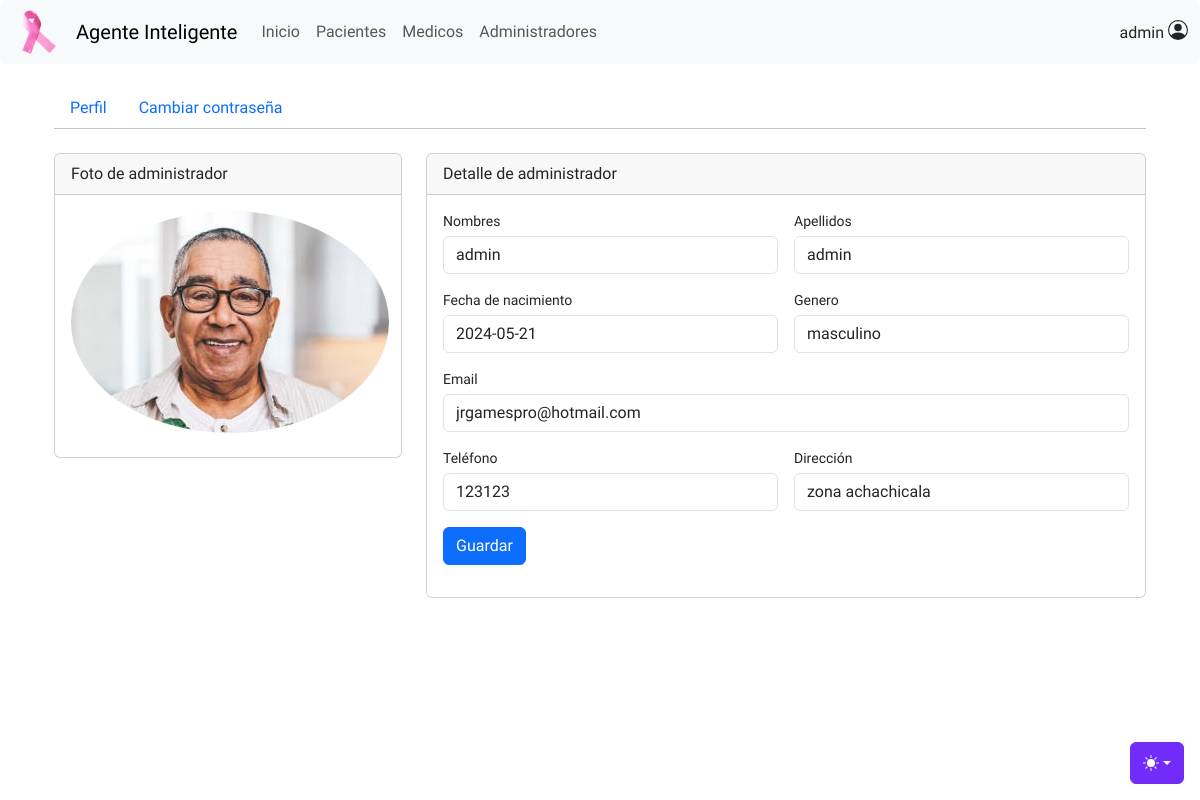
/admin/1/perfil (signed in), run on the app's committed database.
### app/models.py (models this page shows, shortened)
class Persona(db.Model):
    id = db.Column(db.Integer, primary_key=True)
    ci = db.Column(db.Integer, default=0, nullable=False)
    nombres = db.Column(db.String(255), nullable=False)
    apellidos = db.Column(db.String(255), nullable=False)
    fecha_nacimiento = db.Column(db.String(255), nullable=False)
    genero = db.Column(db.String(255), nullable=False)
    email = db.Column(db.String(255), nullable=False)
    direccion = db.Column(db.String(255), nullable=False)
    telefono = db.Column(db.String(255), nullable=False)
    status = db.Column(db.Integer, default=0, nullable=False)

### app/routes/admin.py (the view)
@bp.route('/admin/<int:id>/perfil',methods=['POST','GET'])
def adminPerfil(id):
    if not session.get('admin_id'):
        return redirect('/admin/')
    administrador=Persona.query.get(id)
    return render_template('admin/perfil.html',title="",id=id,administrador=administrador)

### app/templates/admin/perfil.html (shortened to what this page needs)
{% extends "layout.html"%}
{% block content %}
<div class="container-xl px-4 mt-4">
    {% include 'admin/nav.html' %}
    <hr class="mt-0 mb-4">
    <div class="row">
        <div class="col-xl-4">
            <div class="card mb-4 mb-xl-0">
                <div class="card-header">Foto de administrador</div>
                <div class="card-body text-center">
                    <img class="img-account-profile rounded-circle mb-2" src="/static/imagenes/{{ id }}/{{ id }}.jpg" alt="">
                </div>
            </div>
        </div>
        <div class="col-xl-8">
            <div class="card mb-4">
                <div class="card-header">Detalle de administrador</div>
                <div class="card-body">
                    <form>
                        <div class="row gx-3 mb-3">
                            <div class="col-md-6">
                                <label class="small mb-1" for="inputFirstName">Nombres</label>
                                <input class="form-control" id="inputFirstName" type="text" placeholder="Enter your first name" value="{{administrador.nombres}}">
                            </div>
                            <div class="col-md-6">
                                <label class="small mb-1" for="inputLastName">Apellidos</label>
                                <input class="form-control" id="inputLastName" type="text" placeholder="Enter your last name" value="{{administrador.apellidos}}">
                            </div>
                        </div>
                        <div class="row gx-3 mb-3">
                            <div class="col-md-6">
                                <label class="small mb-1" for="inputOrgName">Fecha de nacimiento</label>
                                <input class="form-control" id="inputOrgName" type="text" value="{{administrador.fecha_nacimiento}}">
                            </div>
                            <div class="col-md-6">
                                <label class="small mb-1" for="inputLocation">Genero</label>
                                <input class="form-control" id="inputLocation" type="text"  value="{{administrador.genero}}">
                            </div>
                        </div>
                        <div class="mb-3">
                            <label class="small mb-1" for="inputEmailAddress">Email</label>
                            <input class="form-control" id="inputEmailAddress" type="email" placeholder="Enter your email address" value="{{administrador.email}}">
                        </div>
                        <div class="row gx-3 mb-3">
                            <div class="col-md-6">
                                <label class="small mb-1" for="inputPhone">Teléfono </label>
                                <input class="form-control" id="inputPhone" type="tel"  value="{{administrador.telefono}}">
                            </div>
                            <div class="col-md-6">
                                <label class="small mb-1" for="inputBirthday">Dirección </label>
                                <input class="form-control" id="inputBirthday" type="text" name="birthday"  value="{{administrador.direccion}}">
                            </div>
                        </div>
                        <button class="btn btn-primary" type="button">Guardar</button>
                    </form>
                </div>
            </div>
        </div>
    </div>
</div>
{% endblock content %}

### app/static/assets/css/main.css (style rules this page uses)
* { font-family: "Kodchasan", sans-serif; }

### data on the page
Persona: nombres "admin", apellidos "admin", fecha_nacimiento "2024-05-21", genero "masculino", email "jrgamespro@hotmail.com", telefono "123123", birthday "zona achachicala"

### other printed values
{{ session.admin_name }} "admin"
